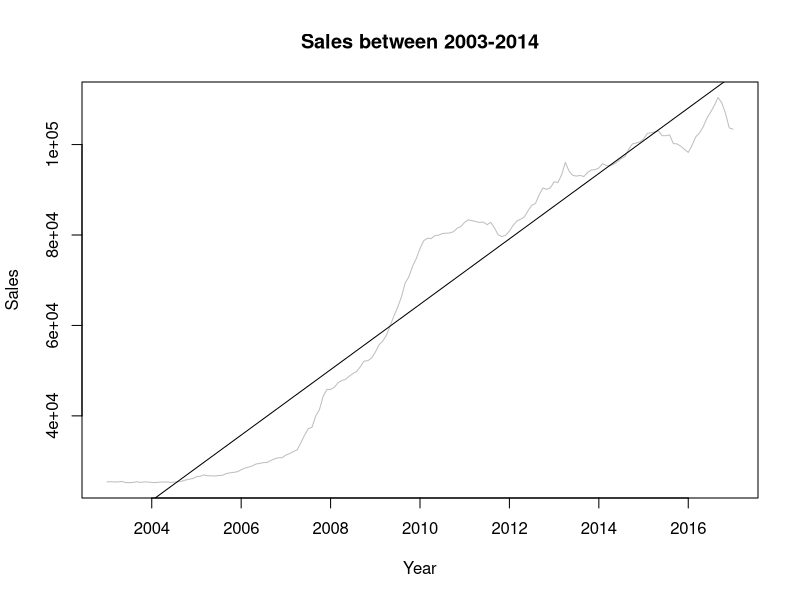
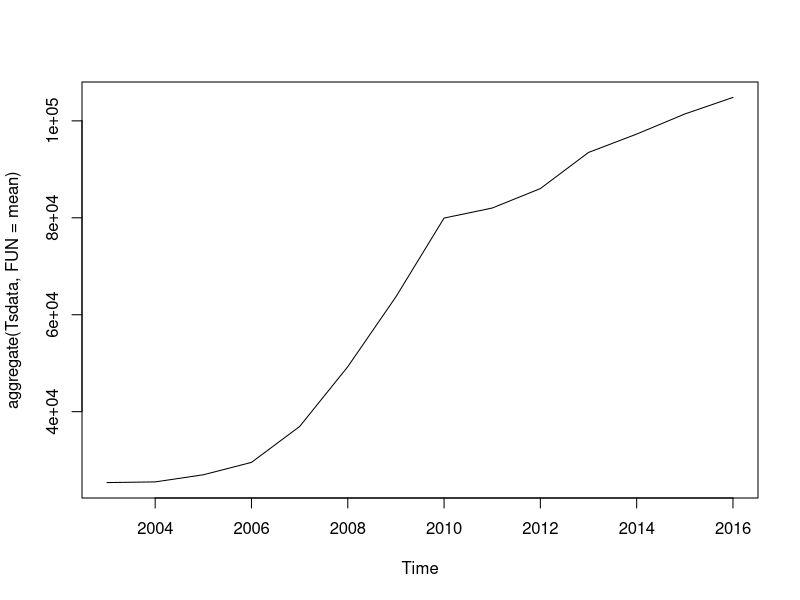
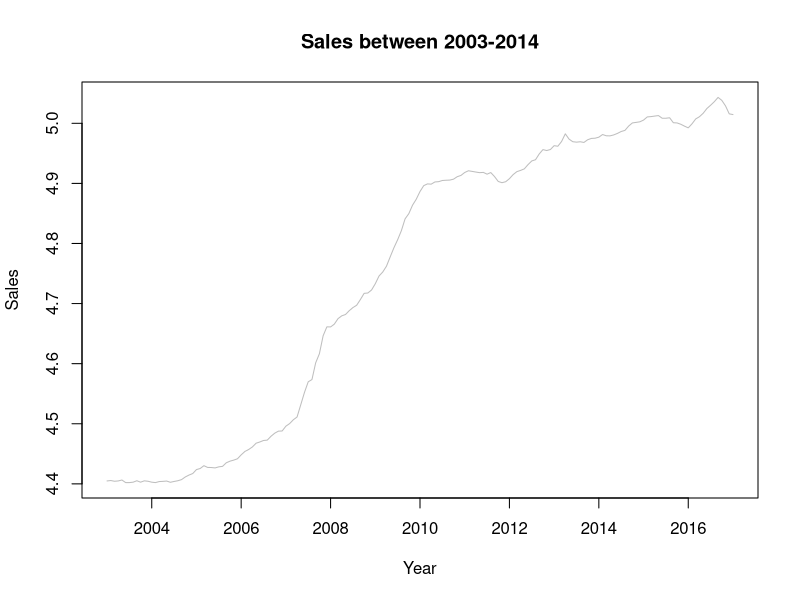
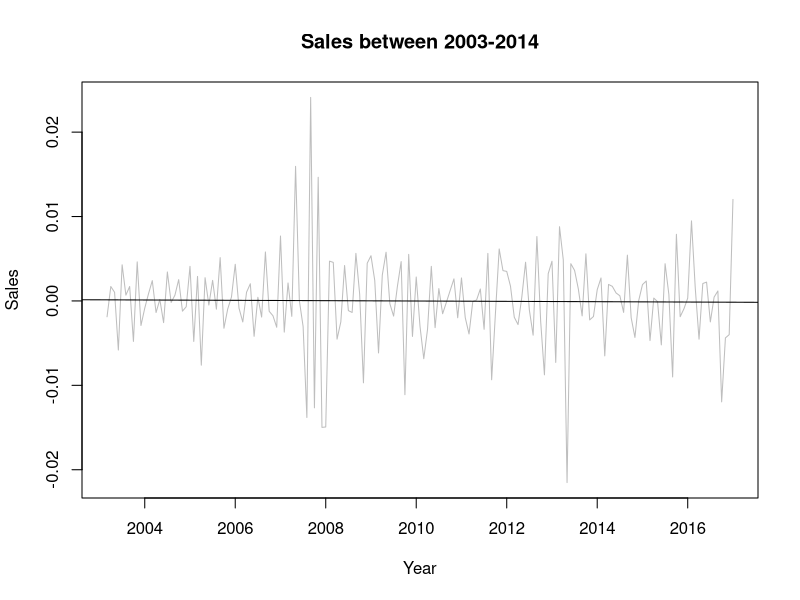
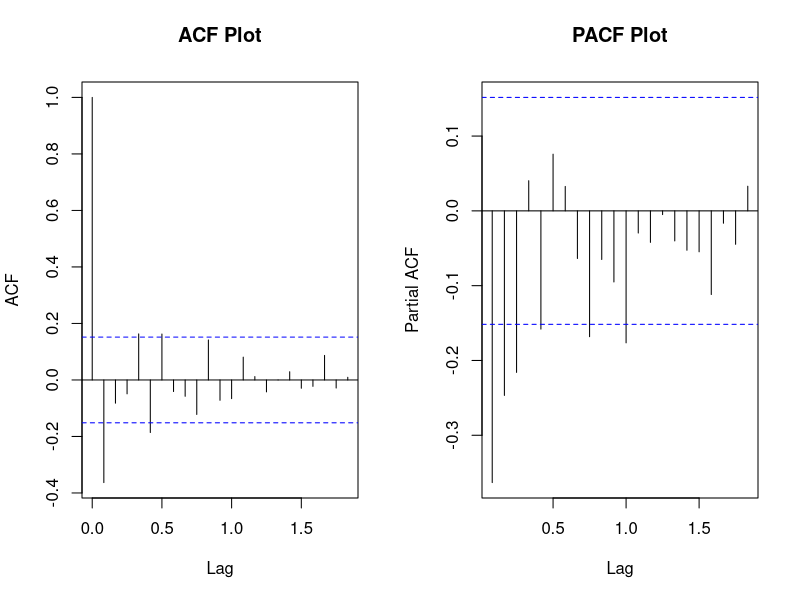
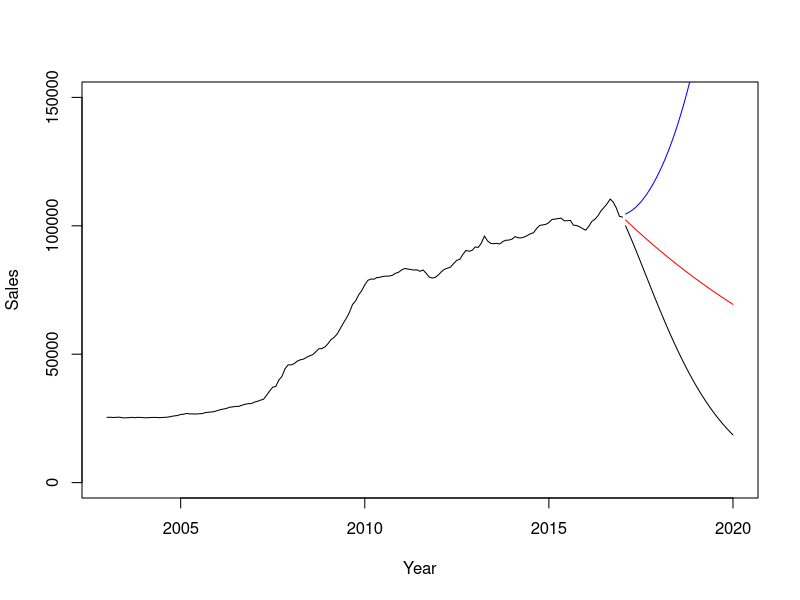

The R script that drew these images, in order:


#====================================Time series Forcasting Case Study Project==========================================

#--------------------------------------By SHASHANK TANWAR------------------------------------------------------


#----------Preparing Environment for Time Series forcasting---------------------------------------------------


list.of.packages <- c("forecast", "ggplot2","MASS","caTools","sqldf","tseries")
new.packages <- list.of.packages[!(list.of.packages %in% installed.packages()[,"Package"])]
if(length(new.packages)) install.packages(new.packages, repos="http://cran.rstudio.com/")
library(forecast)
library(tseries)

#-------------------Impoting dataset--------------------------------------------------------------------------
path<- "C:/Users/Stark/Documents/ivy files/R/Case studies/Time series case study project/IVY_Time Series Project"
setwd(path)

data<- read.csv("1sales.csv")
Tsdata<- data# backup file

dim(Tsdata)
str(Tsdata)

class(Tsdata)

# checking null values
colSums(is.na(Tsdata)) #no null values found

#----------------------Converting into timeseries dataset----------------------------------------

Tsdata<- ts(Tsdata[,2], start = c(2003,1), frequency = 12 ) 

start(Tsdata)
end(Tsdata)
frequency(Tsdata)

StructTS(Tsdata)

#----------------------Ploting data---------------------------------

plot(Tsdata,ylab="Sales", xlab="Year",main="Sales between 2003-2014",col="grey")
abline(reg = lm(Tsdata~time(Tsdata)))
cycle(Tsdata)
plot(aggregate(Tsdata,FUN=mean))

# the data has trend and drift
#clearly the data is non stationary and also dont have any seasonality

#------------Making data stationary------------------------------------------------------------

#Log transformation
Tsdata_diff1<- log10(Tsdata)
par(mfrow = c(1,1))
plot(Tsdata_diff1,ylab="Sales", xlab="Year",main="Sales between 2003-2014",col="grey")

#differencing and log transformation
Tsdata_diff2<- diff(Tsdata_diff1, differences = 2)

plot(Tsdata_diff2, ylab="Sales", xlab="Year",main="Sales between 2003-2014",col="grey")
abline(reg = lm(Tsdata_diff2~time(Tsdata_diff2)))

# with Log10 and 2 order of differencing makes the series stationary

#-----------------------Checking stationarity by Augmented dicky fuller test--------------------
Tsdata_diff2<- diff(Tsdata_diff1, differences = 2)

adf.test(Tsdata_diff2, alternative = "stationary") # p values is less than 0.05 hence the data is now stationary

#KPSS test

kpss.test(Tsdata_diff2) # stationary

#-----------------------Creating ACF and PACF Plots-------------------------------------------------------------

par(mfrow = c(1,2))

acf(Tsdata_diff2, main= "ACF Plot") # ACF plot to get the degree of MA(q)
pacf(Tsdata_diff2, main = "PACF Plot")# PACF Plot to get the degree of AR(p)

#--------------------Running ARIMA Model-----------------------------------------
ARIMAfit<- arima((Tsdata), c(0,2,1))

summary(ARIMAfit)

#Running the ARIMA model-R, gives the best model fit 
require(forecast)
ARIMAFit1=auto.arima(log10(Tsdata),approximation=TRUE,trace=TRUE)
summary(ARIMAFit1)
ARIMAFit1$residuals

#Predicting future values

pred <- predict(ARIMAFit1, n.ahead = 36)
predicted_values<- 10^(pred$pred)
predicted_values
write.csv(predicted_values, "predicted36.csv")

##Ploting the observed data and forecasted data together
par(mfrow=c(1,1))
plot(Tsdata,type="l", xlim = c(2003,2020), ylim = c(1,150000 ),xlab="Year",ylab="Sales")
lines(10^(pred$pred),col="red")
lines(10^(pred$pred+2*pred$se), col = 'blue')
lines(10^(pred$pred-2*pred$se),col="black")










